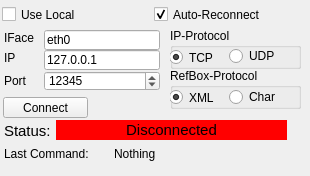
     <widget class="QWidget" name="tab_3">
      <property name="enabled">
       <bool>true</bool>
      </property>
      <attribute name="title">
       <string>Connection</string>
      </attribute>
      <widget class="QPushButton" name="btn_connect">
       <property name="geometry">
        <rect>
         <x>3</x>
         <y>97</y>
         <width>85</width>
         <height>21</height>
        </rect>
       </property>
       <property name="maximumSize">
        <size>
         <width>16777215</width>
         <height>27</height>
        </size>
       </property>
       <property name="text">
        <string>Connect</string>
       </property>
      </widget>
      <widget class="QLabel" name="lbl_statusCon">
       <property name="geometry">
        <rect>
         <x>56</x>
         <y>120</y>
         <width>231</width>
         <height>20</height>
        </rect>
       </property>
       <property name="maximumSize">
        <size>
         <width>16777215</width>
         <height>27</height>
        </size>
       </property>
       <property name="font">
        <font>
         <pointsize>11</pointsize>
        </font>
       </property>
       <property name="styleSheet">
        <string notr="true">QLabel { background-color : red }</string>
       </property>
       <property name="text">
        <string>Disconnected</string>
       </property>
       <property name="alignment">
        <set>Qt::AlignCenter</set>
       </property>
      </widget>
      <widget class="QLabel" name="lbl_interface">
       <property name="geometry">
        <rect>
         <x>4</x>
         <y>30</y>
         <width>41</width>
         <height>16</height>
        </rect>
       </property>
       <property name="text">
        <string>IFace</string>
       </property>
      </widget>
      <widget class="QLineEdit" name="ledit_interface">
       <property name="geometry">
        <rect>
         <x>44</x>
         <y>30</y>
         <width>116</width>
         <height>20</height>
        </rect>
       </property>
       <property name="text">
        <string>eth0</string>
       </property>
      </widget>
      <widget class="QLineEdit" name="ledit_ipaddress">
       <property name="geometry">
        <rect>
         <x>44</x>
         <y>50</y>
         <width>116</width>
         <height>20</height>
        </rect>
       </property>
       <property name="text">
        <string>127.0.0.1</string>
       </property>
      </widget>
      <widget class="QCheckBox" name="rbtn_local">
       <property name="geometry">
        <rect>
         <x>2</x>
         <y>3</y>
         <width>101</width>
         <height>23</height>
        </rect>
       </property>
       <property name="text">
        <string>Use Local</string>
       </property>
      </widget>
      <widget class="QSpinBox" name="spin_port">
       <property name="geometry">
        <rect>
         <x>44</x>
         <y>71</y>
         <width>116</width>
         <height>20</height>
        </rect>
       </property>
       <property name="maximum">
        <number>500000</number>
       </property>
       <property name="singleStep">
        <number>1</number>
       </property>
       <property name="value">
        <number>12345</number>
       </property>
      </widget>
      <widget class="QLabel" name="lbl_ipadress">
       <property name="geometry">
        <rect>
         <x>4</x>
         <y>50</y>
         <width>41</width>
         <height>16</height>
        </rect>
       </property>
       <property name="text">
        <string>IP</string>
       </property>
      </widget>
      <widget class="QLabel" name="lbl_comport">
       <property name="geometry">
        <rect>
         <x>4</x>
         <y>70</y>
         <width>41</width>
         <height>21</height>
        </rect>
       </property>
       <property name="text">
        <string>Port</string>
       </property>
      </widget>
      <widget class="QLabel" name="lbl_status">
       <property name="geometry">
        <rect>
         <x>4</x>
         <y>120</y>
         <width>51</width>
         <height>21</height>
        </rect>
       </property>
       <property name="maximumSize">
        <size>
         <width>16777215</width>
         <height>27</height>
        </size>
       </property>
       <property name="font">
        <font>
         <pointsize>11</pointsize>
        </font>
       </property>
       <property name="text">
        <string>Status:</string>
       </property>
      </widget>
      <widget class="QLabel" name="lbl_lastCmd">
       <property name="geometry">
        <rect>
         <x>4</x>
         <y>140</y>
         <width>111</width>
         <height>27</height>
        </rect>
       </property>
       <property name="minimumSize">
        <size>
         <width>0</width>
         <height>27</height>
        </size>
       </property>
       <property name="text">
        <string>Last Command:</string>
       </property>
      </widget>
      <widget class="QLabel" name="lbl_command">
       <property name="geometry">
        <rect>
         <x>114</x>
         <y>140</y>
         <width>181</width>
         <height>27</height>
        </rect>
       </property>
       <property name="maximumSize">
        <size>
         <width>16777215</width>
         <height>27</height>
        </size>
       </property>
       <property name="text">
        <string>Nothing</string>
       </property>
      </widget>
      <widget class="QGroupBox" name="connectionMode_grpBox">
       <property name="geometry">
        <rect>
         <x>170</x>
         <y>28</y>
         <width>131</width>
         <height>41</height>
        </rect>
       </property>
       <property name="title">
        <string>IP-Protocol</string>
       </property>
       <property name="flat">
        <bool>true</bool>
       </property>
       <widget class="QRadioButton" name="rbtn_tcp">
        <property name="geometry">
         <rect>
          <x>-1</x>
          <y>18</y>
          <width>61</width>
          <height>23</height>
         </rect>
        </property>
        <property name="text">
         <string>TCP</string>
        </property>
        <property name="checked">
         <bool>true</bool>
        </property>
       </widget>
       <widget class="QRadioButton" name="rbtn_udp">
        <property name="geometry">
         <rect>
          <x>59</x>
          <y>18</y>
          <width>61</width>
          <height>20</height>
         </rect>
        </property>
        <property name="text">
         <string>UDP</string>
        </property>
       </widget>
      </widget>
      <widget class="QGroupBox" name="protocol_grpBox">
       <property name="geometry">
        <rect>
         <x>170</x>
         <y>68</y>
         <width>131</width>
         <height>41</height>
        </rect>
       </property>
       <property name="title">
        <string>RefBox-Protocol</string>
       </property>
       <property name="flat">
        <bool>true</bool>
       </property>
       <widget class="QRadioButton" name="rbtn_xml">
        <property name="geometry">
         <rect>
          <x>-1</x>
          <y>18</y>
          <width>61</width>
          <height>23</height>
         </rect>
        </property>
        <property name="text">
         <string>XML</string>
        </property>
        <property name="checked">
         <bool>true</bool>
        </property>
       </widget>
       <widget class="QRadioButton" name="rbtn_char">
        <property name="geometry">
         <rect>
          <x>59</x>
          <y>18</y>
          <width>61</width>
          <height>22</height>
         </rect>
        </property>
        <property name="text">
         <string>Char</string>
        </property>
       </widget>
      </widget>
      <widget class="QCheckBox" name="chk_reconnect">
       <property name="geometry">
        <rect>
         <x>154</x>
         <y>3</y>
         <width>141</width>
         <height>23</height>
        </rect>
       </property>
       <property name="text">
        <string>Auto-Reconnect</string>
       </property>
       <property name="checked">
        <bool>true</bool>
       </property>
      </widget>
     </widget>
